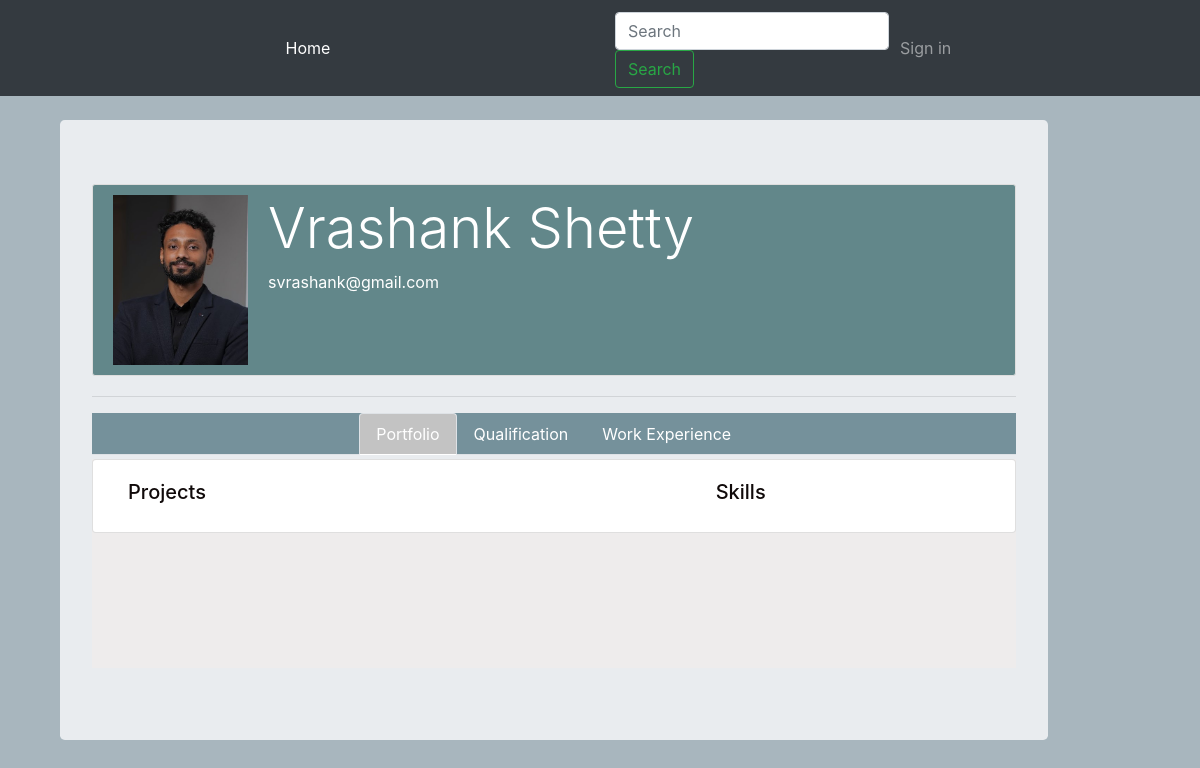
/user/Vrashank Shetty , run on an earlier commit of the app's database.
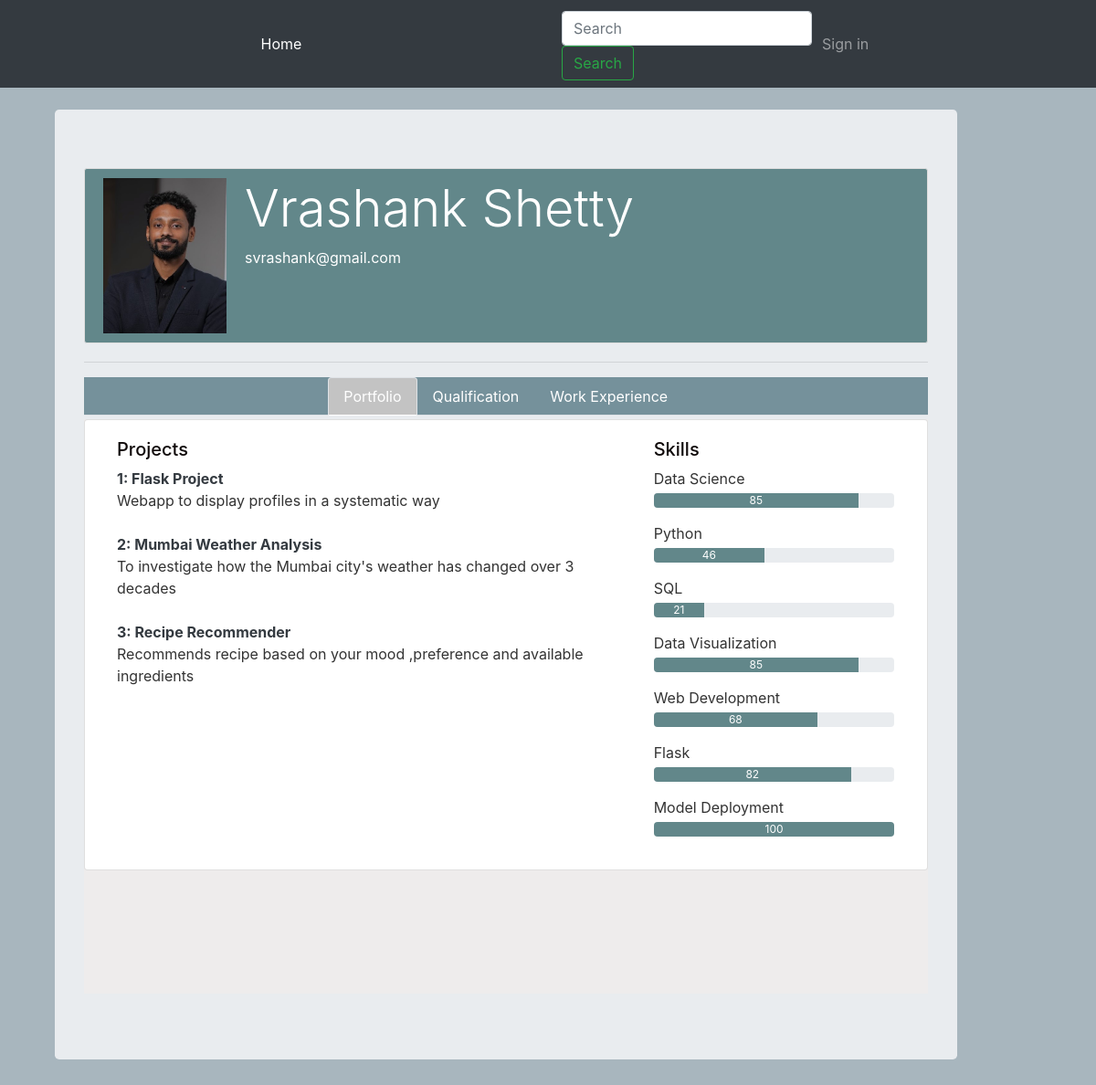
And on a later commit of the database.
### Portfolio/models.py (models this page shows, shortened)
class User(db.Model,UserMixin):
    id = db.Column(db.Integer,primary_key = True)
    username = db.Column(db.String(20),unique=True,nullable=False)
    email = db.Column(db.String(120),unique=True,nullable=False)
    image_file = db.Column(db.String(20),nullable=False,default='default.png')
    password = db.Column(db.String(60),nullable=False)
    DOB = db.Column(db.Date)
    resume = db.Column(db.String(20))
    profile_overview = db.Column(db.Text)
    experience = db.Column(db.Text)
    project = db.relationship('Project',backref='author',lazy=True)
    skill = db.relationship("Skills",backref='author',lazy=True)
    qualification = db.relationship("Qualifications",backref='author',lazy=True)

class Project(db.Model):
    id = db.Column(db.Integer,primary_key = True)
    project_title = db.Column(db.String(100),nullable = False)
    project_overview = db.Column(db.Text,nullable = False)
    project_url = db.Column(db.String(300),nullable = False)
    user_id = db.Column(db.Integer,db.ForeignKey('user.id'),nullable=False)

class Skills(db.Model):
    id = db.Column(db.Integer,primary_key = True)
    skill_name = db.Column(db.String(50))
    skill_value = db.Column(db.Integer)
    user_id = db.Column(db.Integer,db.ForeignKey('user.id'),nullable = False)

### Portfolio/routes.py (the view)
@app.route("/user/<username>")
def user_profile(username):
    user = User.query.filter_by(username=username).first_or_404()
    projects = Project.query.filter_by(user_id = user.id)
    skills = Skills.query.filter_by(user_id = user.id)
    qualifications = Qualifications.query.filter_by(user_id = user.id)
    return render_template("user_profile.html",user=user,projects=projects,skills=skills,qualifications=qualifications)

### Portfolio/templates/user_profile.html (shortened to what this page needs)
{% extends 'layouts_profile.html' %}
{% block content %}
<div class="jumbotron">
    <div class="content-section" style ="background-color: rgb(98, 135, 138);">
      <div class="media">
          <img src="{{ url_for('static',filename='profile_pics/' + user.image_file) }}" class="profile-img">
          <div class="media-body">
              <h2 class="display-4 text-white">{{ user.username }}</h2>
              <p class="text-white">{{ user.email }}</p>
          </div>
      </div>
  </div>
<hr></hr>
<div class="profile-header">
    <ul class="nav nav-tabs justify-content-center" id="myTabs">
        <li class="nav-item ">
            <a class="nav-link active text-white" id="portfolio-tab" data-toggle="tab" href="#portfolio">Portfolio</a>
        </li>
        <li class="nav-item ">
            <a class="nav-link text-white" id="qualification-tab" data-toggle="tab" href="#qualification">Qualification</a>
        </li>
        <li class="nav-item">
            <a class="nav-link text-white" id="work-experience-tab" data-toggle="tab" href="#work-experience">Work Experience</a>
        </li>
    </ul>
</div>
<div class="profile-block">
    <div class="tab-content">
        <div class="tab-pane fade show active" id="portfolio">
            <div class="card mb-1 mt-1">
                <div class="card-body">
                    <div class="container">
                        <div class="row">
                            <div class="col-md-8">
                                <h5 class="mb-2"> Projects</h5>
                                {% for project in user.project %}
                                    <div class="mb-4">
                                        <b class="text-dark">{{ loop.index }}: {{ project.project_title }}</b>
                                        <p class="">{{ project.project_overview }}</p>
                                    </div>
                                {% endfor %}
                            </div>
                            <div class="col-md-4">
                                <h5 class="mb-2">Skills</h5>
                                {% for skill in user.skill %}
                                    <div class="mb-3">
                                        <p class="mb-1">{{ skill.skill_name }}</p>
                                        <div class="progress">
                                            <div class="progress-bar" role="progressbar" style="width: {{ skill.skill_value }}%; background-color: rgb(98, 135, 138);" aria-valuenow="{{ skill.skill_value }}" aria-valuemin="0" aria-valuemax="100">{{ skill.skill_value }}</div>
                                        </div>
                                    </div>
                                {% endfor %}
                            </div>
                        </div>
                    </div>
                </div>
            </div>
            </div>
        </div>
    </div>
</div>
{% endblock content %}

### Portfolio/templates/layouts_profile.html (shortened to what this page needs)
<!doctype html>
<html lang="en">
  <head>
    <link href="https://getbootstrap.com/docs/4.1/dist/css/bootstrap.min.css" rel="stylesheet">
    <link rel="stylesheet" type ="text/css" href="{{url_for('static',filename='main.css')}}">
  </head>
  <body>
    <nav class="navbar navbar-expand-md navbar-dark bg-dark mb-4">
      <div class="collapse navbar-collapse" id="navbarCollapse">
        <ul class="navbar-nav mr-auto ml-auto ">
          <li class="nav-item active ">
            <a class="nav-link" href="{{url_for('home')}}">Home <span class="sr-only">(current)</span></a>
          </li>
        </ul>
        <form class="form-inline mt-1 mt-md-1 col-lg-3">
          <input class="form-control mr-sm-2" type="text" placeholder="Search" aria-label="Search">
          <button class="btn btn-outline-success my-2 my-sm-0 " type="submit">Search</button>
        </form>
        <div class="navbar-nav col-lg-3">
          {% if current_user.is_authenticated %}
            <a class="nav-item nav-link " href="{{url_for('sign_out')}}">Sign out</a>
          {% else %}
            <a class="nav-item nav-link mr-md-2" href="{{url_for('sign_in')}}">Sign in</a>
          {% endif %}
        </div>
      </div>
    </nav>
    <div class="container">
      <main role="main" class="container">
        <div class="row">
          <div class="col-md-11">
            {% block content %}{% endblock %}
          </div>
          </div>
        </div>
  </body>
</html>

### Portfolio/static/main.css (style rules this page uses)
body { background: #6e869399; color: #333333; }
h1, h2, h3, h4, h5, h6 { color: #100a0a; }
ul { margin: 0; }
.content-section { background: #ffffff; padding: 10px 20px; border: 1px solid #dddddd; border-radius: 3px; margin-bottom: 20px; }
.profile-img { height: 170px; width: 135px; margin-right: 20px; }
.profile-block { background-color: hsl(0, 6%, 93%); }
.profile-header { background-color:hsl(194, 27%, 37%,0.7); }
.nav-tabs .nav-item.show .nav-link, .nav-tabs .nav-link.active { background-color: rgb(195, 195, 195) ; color: rgb(146, 42, 42) }

What changed in the data, as far as the page shows it:
added Project: project_title "Flask Project", project_overview "Webapp to display profiles in a systematic way"
added Project: project_title "Mumbai Weather Analysis", project_overview "To investigate how the Mumbai city's weather has changed over 3 decades"
added Project: project_title "Recipe Recommender", project_overview "Recommends recipe based on your mood ,preference and available ingredients"
added Skills: skill_name "Data Science", skill_value "85"
added Skills: skill_name "Python", skill_value "46"
added Skills: skill_name "SQL", skill_value "21"
added Skills: skill_name "Data Visualization", skill_value "85"
added Skills: skill_name "Web Development", skill_value "68"
added Skills: skill_name "Flask", skill_value "82"
added Skills: skill_name "Model Deployment", skill_value "100"
